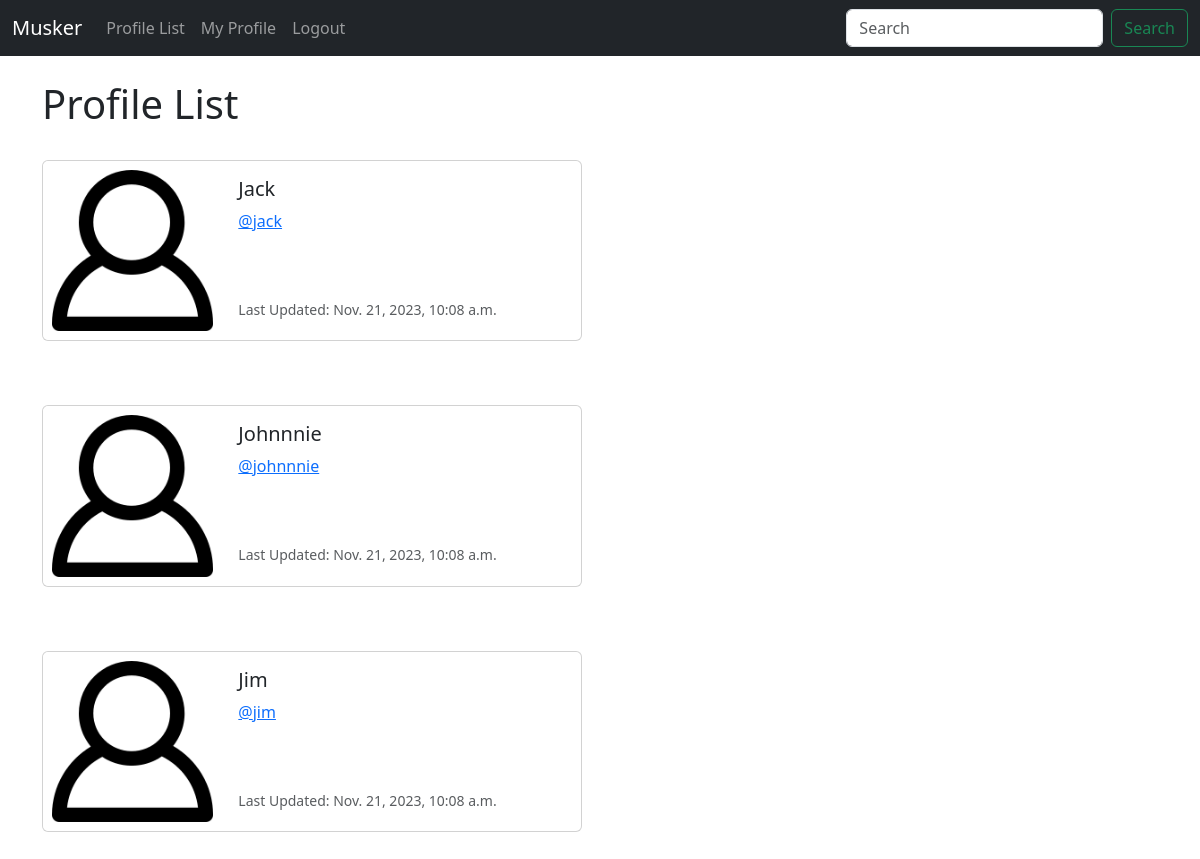
Before: /profile_list/ (signed in) with the older database file.
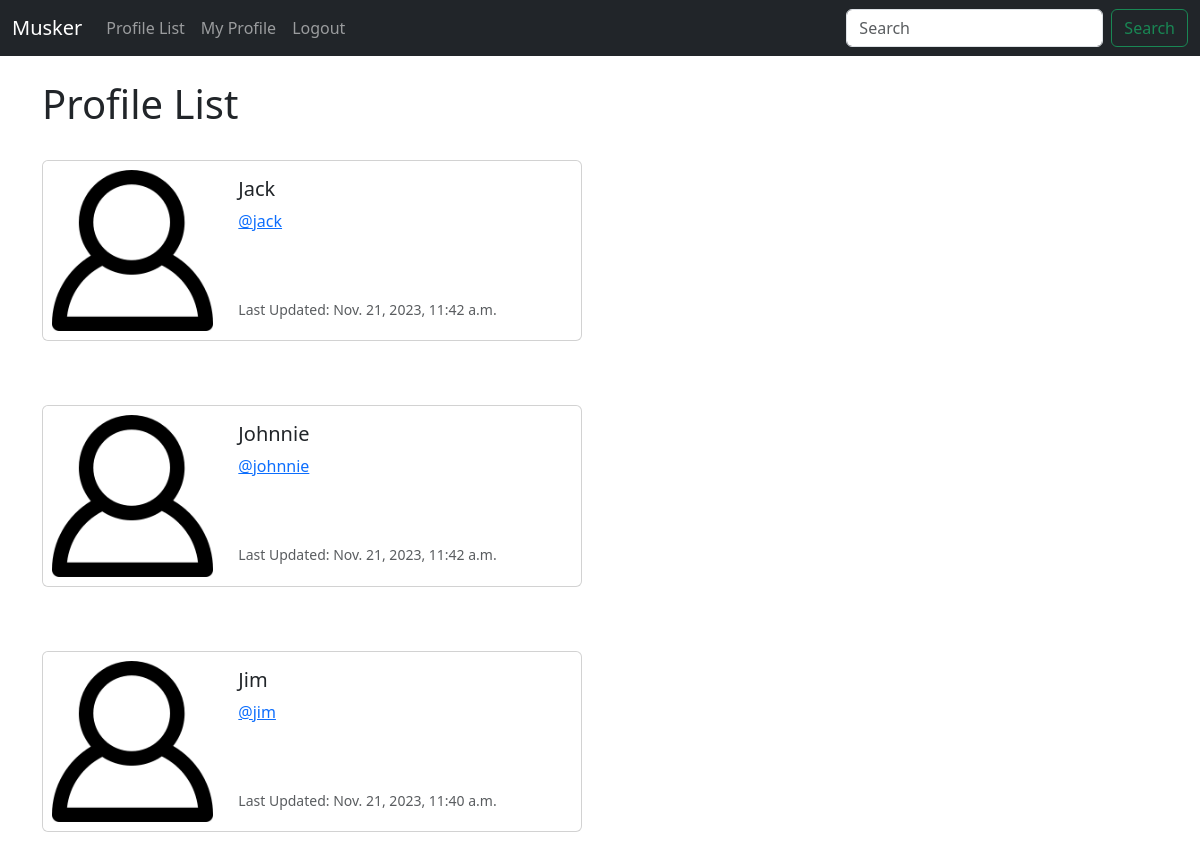
After: the same page with the newer database file.
### musker/models.py (models this page shows, shortened)
class Profile(models.Model):
    user = models.OneToOneField(User, on_delete=models.CASCADE)
    follows = models.ManyToManyField('self', related_name='followed_by', symmetrical=False, blank=True)
    date_modified = models.DateTimeField(User, auto_now=True)

### musker/views.py (the view)
# urls.py: path('profile_list/', views.profile_list, name='profile_list'),
def profile_list(request):
    if request.user.is_authenticated:
        profiles = Profile.objects.exclude(user=request.user)
        return render(request, 'profile_list.html', {'profiles': profiles})
    else:
        messages.success(request, 'You Must Be Logged In To View This Page...')
        return redirect('home')

### musker/templates/profile_list.html
{% extends 'base.html' %}
{% load static %}
{% block content %}
    <h1>Profile List</h1>
    <br/>
    {% if profiles %}
        {% for profile in profiles %}
            <div class="card mb-3" style="max-width: 540px;">
                <div class="row g-0">
                <div class="col-md-4">
                    <img src="{% static 'images/default_profile_pic.png' %}" class="img-fluid rounded-start" alt="Profile Image">
                </div>
                <div class="col-md-8">
                    <div class="card-body">
                    <h5 class="card-title">{{ profile.user.username }}</h5>
                    <p class="card-text"><a href="{% url 'profile' profile.user.id %}">@{{ profile.user.username | lower }}</a></p>
                    <br/><br/>
                    <p class="card-text"><small class="text-body-secondary">Last Updated: {{ profile.date_modified }}</small></p>
                    </div>
                </div>
                </div>
            </div>
            <br/><br/>
        {% endfor %}
    {% endif %}
{% endblock %}

Changed rows visible on the page:
changed Profile "Jack": date_modified "Nov. 21, 2023, 10:08 a.m." → "Nov. 21, 2023, 11:42 a.m."
changed Profile: user.username "Johnnnie" → "Johnnie"; user.username "johnnnie" → "johnnie"; date_modified "Nov. 21, 2023, 10:08 a.m." → "Nov. 21, 2023, 11:42 a.m."
changed Profile "Jim": date_modified "Nov. 21, 2023, 10:08 a.m." → "Nov. 21, 2023, 11:40 a.m."
